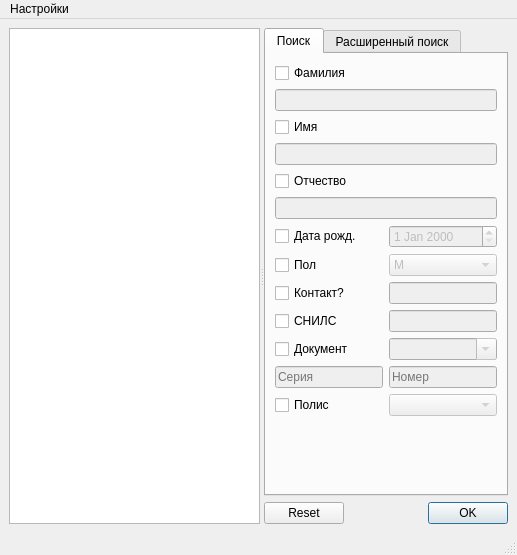
<?xml version="1.0" encoding="UTF-8"?>
<ui version="4.0">
 <class>MainWindow</class>
 <widget class="QMainWindow" name="MainWindow">
  <property name="geometry">
   <rect>
    <x>0</x>
    <y>0</y>
    <width>517</width>
    <height>555</height>
   </rect>
  </property>
  <property name="windowTitle">
   <string>MainWindow</string>
  </property>
  <widget class="QWidget" name="centralwidget">
   <layout class="QGridLayout" name="gridLayout">
    <item row="0" column="0">
     <widget class="QSplitter" name="splitter">
      <property name="orientation">
       <enum>Qt::Horizontal</enum>
      </property>
      <widget class="QTableView" name="tableView">
       <property name="sizePolicy">
        <sizepolicy hsizetype="Expanding" vsizetype="Expanding">
         <horstretch>1</horstretch>
         <verstretch>1</verstretch>
        </sizepolicy>
       </property>
       <property name="editTriggers">
        <set>QAbstractItemView::NoEditTriggers</set>
       </property>
       <property name="showDropIndicator" stdset="0">
        <bool>true</bool>
       </property>
       <property name="alternatingRowColors">
        <bool>true</bool>
       </property>
       <property name="selectionMode">
        <enum>QAbstractItemView::ContiguousSelection</enum>
       </property>
       <property name="selectionBehavior">
        <enum>QAbstractItemView::SelectRows</enum>
       </property>
       <property name="showGrid">
        <bool>true</bool>
       </property>
       <property name="gridStyle">
        <enum>Qt::NoPen</enum>
       </property>
       <property name="sortingEnabled">
        <bool>true</bool>
       </property>
       <property name="cornerButtonEnabled">
        <bool>true</bool>
       </property>
       <attribute name="horizontalHeaderVisible">
        <bool>true</bool>
       </attribute>
       <attribute name="horizontalHeaderShowSortIndicator" stdset="0">
        <bool>true</bool>
       </attribute>
       <attribute name="verticalHeaderVisible">
        <bool>true</bool>
       </attribute>
       <attribute name="verticalHeaderCascadingSectionResizes">
        <bool>false</bool>
       </attribute>
       <attribute name="verticalHeaderDefaultSectionSize">
        <number>19</number>
       </attribute>
       <attribute name="verticalHeaderHighlightSections">
        <bool>true</bool>
       </attribute>
       <attribute name="verticalHeaderMinimumSectionSize">
        <number>19</number>
       </attribute>
       <attribute name="verticalHeaderShowSortIndicator" stdset="0">
        <bool>false</bool>
       </attribute>
      </widget>
      <widget class="QWidget" name="layoutWidget">
       <layout class="QVBoxLayout" name="verticalLayout">
        <item>
         <widget class="QTabWidget" name="tabWidget">
          <property name="sizePolicy">
           <sizepolicy hsizetype="Expanding" vsizetype="Expanding">
            <horstretch>0</horstretch>
            <verstretch>0</verstretch>
           </sizepolicy>
          </property>
          <property name="minimumSize">
           <size>
            <width>100</width>
            <height>0</height>
           </size>
          </property>
          <property name="currentIndex">
           <number>0</number>
          </property>
          <widget class="QWidget" name="tab">
           <property name="sizePolicy">
            <sizepolicy hsizetype="Preferred" vsizetype="Preferred">
             <horstretch>0</horstretch>
             <verstretch>0</verstretch>
            </sizepolicy>
           </property>
           <attribute name="title">
            <string>Поиск</string>
           </attribute>
           <layout class="QGridLayout" name="gridLayout_2">
            <item row="2" column="0" colspan="2">
             <widget class="QCheckBox" name="chk_firstName">
              <property name="text">
               <string>Имя</string>
              </property>
             </widget>
            </item>
            <item row="1" column="0" colspan="2">
             <widget class="QLineEdit" name="edit_lastName">
              <property name="enabled">
               <bool>false</bool>
              </property>
             </widget>
            </item>
            <item row="5" column="0" colspan="2">
             <widget class="QLineEdit" name="edit_patrName">
              <property name="enabled">
               <bool>false</bool>
              </property>
             </widget>
            </item>
            <item row="8" column="1">
             <widget class="QComboBox" name="edit_sex">
              <property name="enabled">
               <bool>false</bool>
              </property>
              <property name="minimumSize">
               <size>
                <width>0</width>
                <height>0</height>
               </size>
              </property>
              <item>
               <property name="text">
                <string>М</string>
               </property>
              </item>
              <item>
               <property name="text">
                <string>Ж</string>
               </property>
              </item>
             </widget>
            </item>
            <item row="10" column="1">
             <widget class="QLineEdit" name="edit_SNILS">
              <property name="enabled">
               <bool>false</bool>
              </property>
              <property name="minimumSize">
               <size>
                <width>0</width>
                <height>0</height>
               </size>
              </property>
             </widget>
            </item>
            <item row="11" column="1">
             <widget class="QComboBox" name="edit_documentType">
              <property name="enabled">
               <bool>false</bool>
              </property>
              <property name="minimumSize">
               <size>
                <width>0</width>
                <height>0</height>
               </size>
              </property>
              <property name="editable">
               <bool>true</bool>
              </property>
              <property name="currentIndex">
               <number>-1</number>
              </property>
             </widget>
            </item>
            <item row="14" column="0" colspan="2">
             <spacer name="verticalSpacer">
              <property name="orientation">
               <enum>Qt::Vertical</enum>
              </property>
              <property name="sizeHint" stdset="0">
               <size>
                <width>20</width>
                <height>40</height>
               </size>
              </property>
             </spacer>
            </item>
            <item row="11" column="0">
             <widget class="QCheckBox" name="chk_document">
              <property name="minimumSize">
               <size>
                <width>0</width>
                <height>0</height>
               </size>
              </property>
              <property name="text">
               <string>Документ</string>
              </property>
             </widget>
            </item>
            <item row="10" column="0">
             <widget class="QCheckBox" name="chk_SNILS">
              <property name="text">
               <string>СНИЛС</string>
              </property>
             </widget>
            </item>
            <item row="9" column="0">
             <widget class="QCheckBox" name="checkBox">
              <property name="text">
               <string>Контакт?</string>
              </property>
             </widget>
            </item>
            <item row="9" column="1">
             <widget class="QLineEdit" name="lineEdit">
              <property name="enabled">
               <bool>false</bool>
              </property>
              <property name="minimumSize">
               <size>
                <width>0</width>
                <height>0</height>
               </size>
              </property>
             </widget>
            </item>
            <item row="12" column="0">
             <widget class="QLineEdit" name="edit_documentSerial">
              <property name="enabled">
               <bool>false</bool>
              </property>
              <property name="minimumSize">
               <size>
                <width>10</width>
                <height>0</height>
               </size>
              </property>
              <property name="placeholderText">
               <string>Серия</string>
              </property>
             </widget>
            </item>
            <item row="12" column="1">
             <widget class="QLineEdit" name="edit_documentNumber">
              <property name="enabled">
               <bool>false</bool>
              </property>
              <property name="minimumSize">
               <size>
                <width>10</width>
                <height>0</height>
               </size>
              </property>
              <property name="placeholderText">
               <string>Номер</string>
              </property>
             </widget>
            </item>
            <item row="7" column="0">
             <widget class="QCheckBox" name="chk_birthDate">
              <property name="text">
               <string>Дата рожд.</string>
              </property>
             </widget>
            </item>
            <item row="8" column="0">
             <widget class="QCheckBox" name="chk_sex">
              <property name="text">
               <string>Пол</string>
              </property>
             </widget>
            </item>
            <item row="4" column="0" colspan="2">
             <widget class="QCheckBox" name="chk_patrName">
              <property name="text">
               <string>Отчество</string>
              </property>
             </widget>
            </item>
            <item row="0" column="0" colspan="2">
             <widget class="QCheckBox" name="chk_lastName">
              <property name="text">
               <string>Фамилия</string>
              </property>
             </widget>
            </item>
            <item row="3" column="0" colspan="2">
             <widget class="QLineEdit" name="edit_firstName">
              <property name="enabled">
               <bool>false</bool>
              </property>
             </widget>
            </item>
            <item row="7" column="1">
             <widget class="QDateEdit" name="edit_birthDate">
              <property name="enabled">
               <bool>false</bool>
              </property>
              <property name="minimumSize">
               <size>
                <width>0</width>
                <height>0</height>
               </size>
              </property>
             </widget>
            </item>
            <item row="13" column="0">
             <widget class="QCheckBox" name="chk_policy">
              <property name="text">
               <string>Полис</string>
              </property>
             </widget>
            </item>
            <item row="13" column="1">
             <widget class="QComboBox" name="eidt_policyType">
              <property name="enabled">
               <bool>false</bool>
              </property>
             </widget>
            </item>
           </layout>
          </widget>
          <widget class="QWidget" name="tab_2">
           <attribute name="title">
            <string>Расширенный поиск</string>
           </attribute>
          </widget>
         </widget>
        </item>
        <item>
         <widget class="QDialogButtonBox" name="reset_or_ok">
          <property name="standardButtons">
           <set>QDialogButtonBox::Ok|QDialogButtonBox::Reset</set>
          </property>
          <property name="centerButtons">
           <bool>false</bool>
          </property>
         </widget>
        </item>
       </layout>
      </widget>
     </widget>
    </item>
   </layout>
  </widget>
  <widget class="QMenuBar" name="menubar">
   <property name="geometry">
    <rect>
     <x>0</x>
     <y>0</y>
     <width>517</width>
     <height>21</height>
    </rect>
   </property>
   <widget class="QMenu" name="menu">
    <property name="title">
     <string>Настройки</string>
    </property>
    <addaction name="options_db"/>
   </widget>
   <addaction name="menu"/>
  </widget>
  <widget class="QStatusBar" name="statusbar"/>
  <action name="options_db">
   <property name="text">
    <string>БД</string>
   </property>
  </action>
 </widget>
 <resources/>
 <connections/>
</ui>
